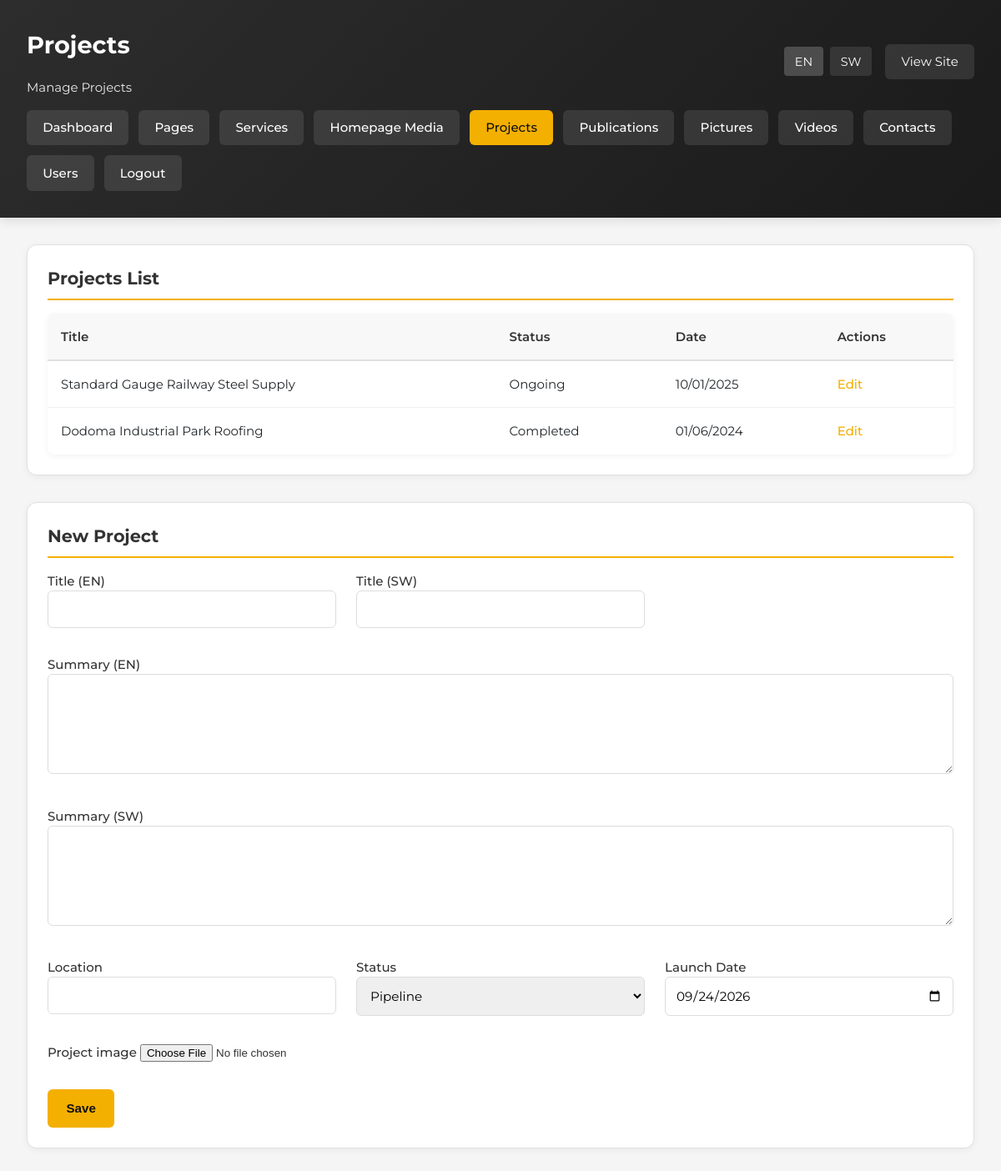
The app's page /admin/projects.php (signed in) with its own data.
### tables this page shows
CREATE TABLE IF NOT EXISTS projects (
    id INT AUTO_INCREMENT PRIMARY KEY,
    title_en VARCHAR(255) NOT NULL,
    title_sw VARCHAR(255) NOT NULL,
    summary_en TEXT,
    summary_sw TEXT,
    location VARCHAR(255),
    status VARCHAR(60) DEFAULT 'Ongoing',
    launched_on DATE DEFAULT CURRENT_DATE
);

### includes/helpers.php (called while the page is built, shortened)
<?php
require_once __DIR__ . '/../config/config.php';
function currentLang(): string
{
    return $_SESSION['lang'] ?? 'en';
}
function t(string $key): string
{
    static $dictionary;
    if ($dictionary === null) {
        $dictionary = include __DIR__ . '/translations.php';
    }
    $lang = currentLang();
    return $dictionary[$key][$lang] ?? $key;
}
function getProjects(): array
{
    $result = query('SELECT * FROM projects ORDER BY launched_on DESC');
    return $result ? $result->fetch_all(MYSQLI_ASSOC) : [];
}

### config/config.php (called while the page is built, shortened)
<?php
function db(): mysqli
{
    static $connection;
    if ($connection instanceof mysqli) {
        return $connection;
    }
    $connection = new mysqli(DB_HOST, DB_USER, DB_PASS, DB_NAME);
    $connection->set_charset('utf8mb4');
    return $connection;
}
function query(string $sql, array $params = [])
{
    $connection = db();
    if (!$params) {
        return $connection->query($sql);
    }
    $stmt = $connection->prepare($sql);
    $types = '';
    $values = [];
    $stmt->bind_param($types, ...$values);
    $stmt->execute();
    return $stmt->get_result();
}

### admin/projects.php (the view, shortened to what this page needs)
<?php
require_once __DIR__ . '/../includes/helpers.php';
$lang = currentLang();
$projects = getProjects();
$editing = null;
?>
<!DOCTYPE html>
<html lang="<?= $lang === 'sw' ? 'sw' : 'en'; ?>">
<head>
    <link rel="stylesheet" href="../assets/css/style.css">
</head>
<body>
    <div class="admin-header">
        <div class="user-info">
            <div>
                <h1><?= t('admin.projects'); ?></h1>
                <p style="margin: 0; opacity: 0.9;"><?= t('admin.manage_projects'); ?></p>
            </div>
            <div style="display: flex; gap: 1rem; align-items: center;">
                <div class="language-switch" style="display: flex; gap: 0.5rem;">
                    <a class="<?= $lang === 'en' ? 'active' : ''; ?>" href="?lang=en<?= isset($_GET['id']) ? '&id=' . urlencode($_GET['id']) : ''; ?>" style="color: white; text-decoration: none; padding: 0.4rem 0.8rem; background: <?= $lang === 'en' ? 'rgba(255,255,255,0.2)' : 'rgba(255,255,255,0.1)'; ?>; border-radius: 4px; font-size: 0.9rem;">EN</a>
                    <a class="<?= $lang === 'sw' ? 'active' : ''; ?>" href="?lang=sw<?= isset($_GET['id']) ? '&id=' . urlencode($_GET['id']) : ''; ?>" style="color: white; text-decoration: none; padding: 0.4rem 0.8rem; background: <?= $lang === 'sw' ? 'rgba(255,255,255,0.2)' : 'rgba(255,255,255,0.1)'; ?>; border-radius: 4px; font-size: 0.9rem;">SW</a>
                </div>
                <a href="../index.php?lang=<?= $lang; ?>" style="color: white; text-decoration: none; padding: 0.6rem 1.2rem; background: rgba(255,255,255,0.1); border-radius: 6px;"><?= t('admin.view_site'); ?></a>
            </div>
        </div>
        <nav class="admin-nav">
            <a href="dashboard.php?lang=<?= $lang; ?>"><?= t('admin.dashboard'); ?></a>
            <a href="pages.php?lang=<?= $lang; ?>"><?= t('admin.pages'); ?></a>
            <a href="services.php?lang=<?= $lang; ?>"><?= t('admin.services'); ?></a>
            <a href="homepage.php?lang=<?= $lang; ?>">Homepage Media</a>
            <a href="projects.php?lang=<?= $lang; ?>" style="background: var(--primary); color: #111;"><?= t('admin.projects'); ?></a>
            <a href="publications.php?lang=<?= $lang; ?>"><?= t('admin.publications'); ?></a>
            <a href="pictures.php?lang=<?= $lang; ?>"><?= t('admin.pictures'); ?></a>
            <a href="videos.php?lang=<?= $lang; ?>"><?= t('admin.videos'); ?></a>
            <a href="contacts.php?lang=<?= $lang; ?>"><?= t('admin.contacts'); ?></a>
            <a href="users.php?lang=<?= $lang; ?>"><?= t('admin.users'); ?></a>
            <a href="logout.php"><?= t('admin.logout'); ?></a>
        </nav>
    </div>
    <div class="admin-layout">
        <section class="dashboard-section">
            <h2><?= t('admin.projects_list'); ?></h2>
        <table>
            <thead>
                <tr>
                        <th><?= t('admin.title'); ?></th>
                        <th><?= t('admin.status'); ?></th>
                    <th><?= t('admin.date'); ?></th>
                        <th><?= t('admin.actions'); ?></th>
                </tr>
            </thead>
            <tbody>
                    <?php if (empty($projects)): ?>
                        <tr>
                            <td colspan="4" style="text-align: center; color: #999; padding: 2rem;">
                                <?= t('admin.no_projects'); ?>
                            </td>
                        </tr>
                    <?php else: ?>
                <?php foreach ($projects as $project): ?>
                    <tr>
                        <td><?= htmlspecialchars($project['title_en']); ?></td>
                        <td><?= htmlspecialchars($project['status']); ?></td>
                                <td><?= htmlspecialchars(date('d/m/Y', strtotime($project['launched_on']))); ?></td>
                                <td><a href="?lang=<?= $lang; ?>&id=<?= $project['id']; ?>"><?= t('admin.edit'); ?></a></td>
                    </tr>
                <?php endforeach; ?>
                    <?php endif; ?>
            </tbody>
        </table>
        </section>
        <section class="dashboard-section">
            <h2><?= $editing ? t('admin.edit_project') : t('admin.new_project'); ?></h2>
        <form method="post" enctype="multipart/form-data">
                <div class="form-grid">
            <label>
                        <?= t('admin.title_en'); ?>
                        <input type="text" name="title_en" value="<?= htmlspecialchars($editing['title_en'] ?? ''); ?>" required>
            </label>
            <label>
                        <?= t('admin.title_sw'); ?>
                        <input type="text" name="title_sw" value="<?= htmlspecialchars($editing['title_sw'] ?? ''); ?>" required>
            </label>
                    <label class="form-full-width">
                        <?= t('admin.summary_en'); ?>
                <textarea name="summary_en"><?= htmlspecialchars($editing['summary_en'] ?? ''); ?></textarea>
            </label>
                    <label class="form-full-width">
                        <?= t('admin.summary_sw'); ?>
                <textarea name="summary_sw"><?= htmlspecialchars($editing['summary_sw'] ?? ''); ?></textarea>
            </label>
            <label>
                        <?= t('admin.location'); ?>
                        <input type="text" name="location" value="<?= htmlspecialchars($editing['location'] ?? ''); ?>" required>
            </label>
            <label>
                        <?= t('admin.status'); ?>
                <select name="status">
                    <?php
                    $statuses = ['Pipeline', 'Ongoing', 'Completed'];
                    foreach ($statuses as $status):
                    ?>
                        <option value="<?= $status; ?>" <?= (($editing['status'] ?? '') === $status) ? 'selected' : ''; ?>><?= $status; ?></option>
                    <?php endforeach; ?>
                </select>
            </label>
            <label>
                        <?= t('admin.launch_date'); ?>
                <input type="date" name="launched_on" value="<?= htmlspecialchars($editing['launched_on'] ?? date('Y-m-d')); ?>">
            </label>
            <label class="form-full-width">
                Project image
                <input type="file" name="image" accept="image/jpeg,image/png,image/webp,image/gif">
            </label>
                </div>
                <button class="btn primary" type="submit"><?= t('admin.save'); ?></button>
        </form>
        </section>
    </div>
</body>
</html>

### assets/css/style.css (style rules this page uses)
:root { --brand-dark: #1a1a1a; --brand-steel: #2d2d2d; --brand-gold: #f4b000; --brand-gold-dark: #c98900; --brand-gold-bright: #ffc933; --brand-gray: #f2f2f2; --ink: #212529; --muted: #5c6770; --line: #dde2e8; --white: #ffffff; --max-width: 1200px; --steel: var(--brand-dark); --gold: var(--brand-gold); --gold-bright: var(--brand-gold-bright); --gold-dark: var(--brand-gold-dark); --primary: var(--brand-gold); --primary-dark: var(--brand-gold-dark); --paper: #fff; --alaf-navy: var(--brand-dark); --alaf-blue: var(--brand-gold); --alaf-blue-mid: var(--brand-gold-dark); --alaf-gray: var(--brand-gray); }
* { box-sizing: border-box; margin: 0; padding: 0; }
html, body { overflow-x: hidden; }
body { font-family: 'Titillium Web', Arial, Helvetica, sans-serif; color: var(--ink); background: #fff; line-height: 1.55; font-size: 15px; }
a { color: inherit; }
.btn { display: inline-flex; align-items: center; justify-content: center; text-decoration: none; font-weight: 700; padding: .75rem 1.2rem; border: 2px solid transparent; }
.btn.primary { background: var(--brand-gold); color: #111; }

### admin/projects.php (style rules this page uses)
body { background: #f5f5f5; font-family: 'Montserrat', sans-serif; }
.admin-header { background: linear-gradient(135deg, #2d2d2d 0%, #1a1a1a 100%); color: white; padding: 2rem; margin-bottom: 2rem; box-shadow: 0 4px 12px rgba(0, 0, 0, 0.1); }
.admin-header h1 { margin: 0 0 1rem 0; font-size: 1.8rem; }
.admin-header .user-info { display: flex; justify-content: space-between; align-items: center; flex-wrap: wrap; gap: 1rem; }
.admin-nav { display: flex; flex-wrap: wrap; gap: 0.75rem; margin-top: 1rem; }
.admin-nav a { padding: 0.6rem 1.2rem; background: rgba(255, 255, 255, 0.1); color: white; text-decoration: none; border-radius: 6px; font-weight: 500; transition: background 0.2s ease; }
.admin-layout { max-width: 1400px; margin: 0 auto; padding: 0 2rem 2rem; }
.dashboard-section { background: white; border-radius: 12px; padding: 1.5rem; border: 1px solid #e0e0e0; box-shadow: 0 2px 8px rgba(0, 0, 0, 0.05); margin-bottom: 2rem; }
.dashboard-section h2 { margin: 0 0 1rem 0; color: #333; font-size: 1.3rem; border-bottom: 2px solid var(--primary); padding-bottom: 0.5rem; }
table { width: 100%; border-collapse: collapse; background: white; border-radius: 8px; overflow: hidden; box-shadow: 0 2px 8px rgba(0, 0, 0, 0.05); }
table thead { background: #f8f8f8; }
table th { padding: 1rem; text-align: left; font-weight: 600; color: #333; border-bottom: 2px solid #e0e0e0; }
table td { padding: 1rem; border-bottom: 1px solid #f0f0f0; }
table tbody tr:last-child td { border-bottom: none; }
table a { color: var(--primary); text-decoration: none; font-weight: 500; }
.form-grid { display: grid; grid-template-columns: repeat(auto-fit, minmax(300px, 1fr)); gap: 1.5rem; margin-bottom: 1.5rem; }
.form-full-width { grid-column: 1 / -1; }
label { display: block; margin-bottom: 0.5rem; font-weight: 500; color: #333; }
input[type="text"], input[type="date"], select, textarea { width: 100%; padding: 0.75rem; border: 1px solid #ddd; border-radius: 6px; font-size: 0.95rem; font-family: inherit; transition: border-color 0.2s ease; }
textarea { min-height: 120px; resize: vertical; }
.btn { padding: 0.9rem 1.4rem; border-radius: 6px; text-decoration: none; font-weight: 600; border: none; cursor: pointer; font-size: 0.95rem; transition: background 0.2s ease; }
.btn.primary { background: var(--primary); color: #111; }

### records on screen
projects: title_en "Standard Gauge Railway Steel Supply", status "Ongoing", launched_on "10/01/2025"
projects: title_en "Dodoma Industrial Park Roofing", status "Completed", launched_on "01/06/2024"

### other values on screen
t('admin.projects') "Projects"
t('admin.manage_projects') "Manage Projects"
t('admin.view_site') "View Site"
t('admin.dashboard') "Dashboard"
t('admin.pages') "Pages"
t('admin.services') "Services"
t('admin.publications') "Publications"
t('admin.pictures') "Pictures"
t('admin.videos') "Videos"
t('admin.contacts') "Contacts"
t('admin.users') "Users"
t('admin.logout') "Logout"
t('admin.projects_list') "Projects List"
t('admin.title') "Title"
t('admin.status') "Status"
